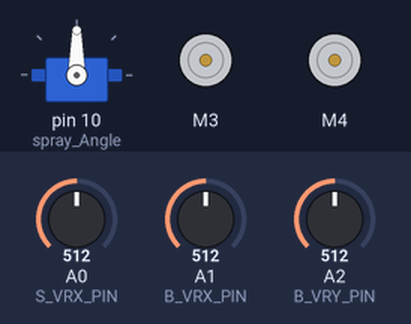
The sketch below on a simulated Arduino Uno, built with avr-gcc and run on an emulated ATmega328P. On the bench: servo, 2 × DC motor (green arrow = forward, orange = backward, longer = faster). The test bench sets the inputs (shaded band); at power-on: A1 (B_VRX_PIN) = 512, A0 (S_VRX_PIN) = 512, A2 (B_VRY_PIN) = 512.

Above: at 1.8 s.
1.9 s: A1 (B_VRX_PIN) set to 269
4.4 s: A1 (B_VRX_PIN) set to 240
At 7.3 s:
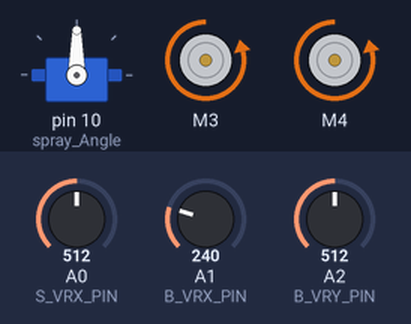
8.5 s: A0 (S_VRX_PIN) set to 716
At 10.9 s:
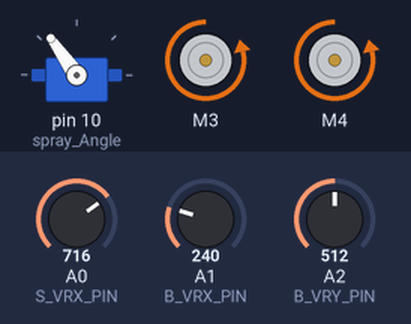
12.0 s: A0 (S_VRX_PIN) set to 810
At 14.5 s:
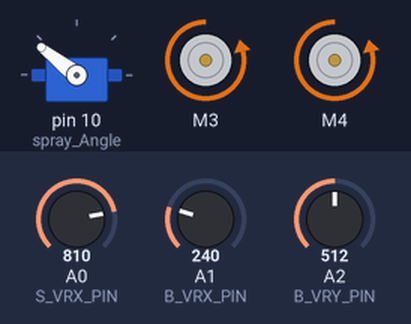
15.6 s: A0 (S_VRX_PIN) set to 1023
At 18.7 s:
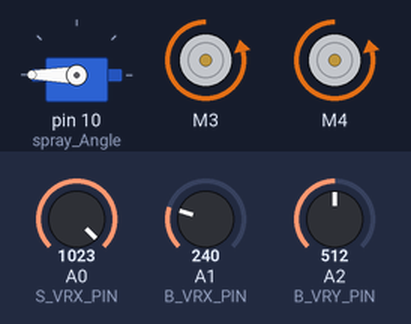
19.1 s: A1 (B_VRX_PIN) set to 810
Timing chart, 0 to 70.4 s (numbered marks = the images above; inputs shaded):
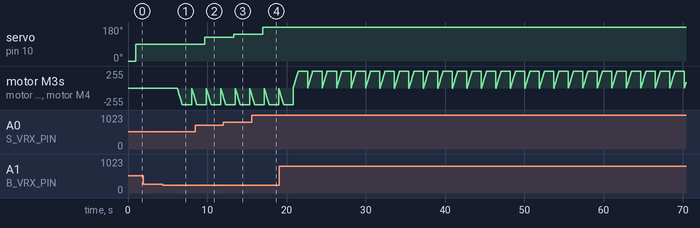

Measured:
- the behaviour switches between 251 and 250 on A1 (B_VRX_PIN) (found by bisection; images 0 and 1)
- after the input at 1.9 s, every drawn part: stays the same
- after the input at 8.5 s, servo on pin 10 (spray_Angle): 90° → 125° after 1.2 s
- after the input at 12.0 s, servo on pin 10 (spray_Angle): 125° → 142° after 1.3 s
- after the input at 15.6 s, servo on pin 10 (spray_Angle): 142° → 180° after 1.4 s

The sketch:

boat.ino
```cpp
#include <Servo.h>
#include <AFMotor.h>

#define S_VRX_PIN A0
#define B_VRX_PIN A1
#define B_VRY_PIN A2

#define MAX_SPEED 250
#define MAX_SPEED_OFFSET 20

Servo spray_Angle;
AF_DCMotor motor1(3);
AF_DCMotor motor2(4);

int servo_Position = 0;
int boat_Joystick_x;
int boat_Joystick_y;
int spray_Joystick_x;
int speedSet = 0;


void setup() {
  spray_Angle.attach(10);
  spray_Angle.write(servo_Position);
}

void loop() {
  boat_Joystick_x = analogRead(B_VRX_PIN);
  boat_Joystick_y = analogRead(B_VRY_PIN);
  spray_Joystick_x = analogRead(S_VRX_PIN);

  delay(1000);
  int sprayPosition = map(spray_Joystick_x, 0, 1023, 0, 180);
  spray_Angle.write(sprayPosition);

  if (boat_Joystick_x >= 800) {
    moveForward();
  } else if (boat_Joystick_x <= 250) {
    moveBackward();
  } else if (boat_Joystick_y >= 800) {
    turnRight();
  } else if (boat_Joystick_y <= 250) {
    turnLeft();
  } else {
    motor1.run(RELEASE);
    motor2.run(RELEASE);
  }
}

void moveForward() {
  delay(200);

  motor1.run(FORWARD);
  motor2.run(FORWARD);
  for (speedSet = 0; speedSet < MAX_SPEED; speedSet += 2)  // slowly bring the speed up to avoid loading down the batteries too quickly
  {
    motor1.setSpeed(speedSet);
    motor2.setSpeed(speedSet);
    delay(5);
  }
}

void moveBackward() {
  delay(200);

  motor1.run(BACKWARD);
  motor2.run(BACKWARD);
  for (speedSet = 0; speedSet < MAX_SPEED; speedSet += 2)  // slowly bring the speed up to avoid loading down the batteries too quickly
  {
    motor1.setSpeed(speedSet);
    motor2.setSpeed(speedSet);
    delay(5);
  }
}

void turnRight() {
  delay(200);

  motor1.run(FORWARD);
  motor2.run(BACKWARD);
  for (speedSet = 0; speedSet < MAX_SPEED; speedSet += 2)  // slowly bring the speed up to avoid loading down the batteries too quickly
  {
    motor1.setSpeed(speedSet);
    motor2.setSpeed(speedSet);
    delay(5);
  }
}
void turnLeft() {
  delay(200);

  motor1.run(BACKWARD);
  motor2.run(FORWARD);
  for (speedSet = 0; speedSet < MAX_SPEED; speedSet += 2)  // slowly bring the speed up to avoid loading down the batteries too quickly
  {
    motor1.setSpeed(speedSet);
    motor2.setSpeed(speedSet);
    delay(5);
  }
}
```
